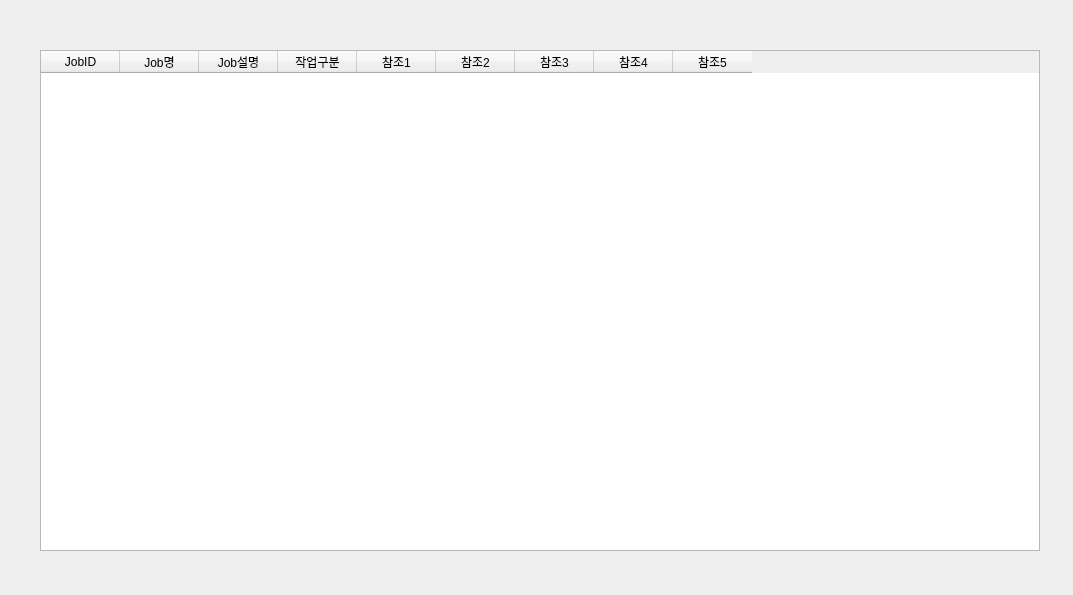
<?xml version="1.0" encoding="UTF-8"?>
<ui version="4.0">
 <class>Form</class>
 <widget class="QWidget" name="Form">
  <property name="geometry">
   <rect>
    <x>0</x>
    <y>0</y>
    <width>1073</width>
    <height>595</height>
   </rect>
  </property>
  <property name="windowTitle">
   <string>Form</string>
  </property>
  <widget class="QTableWidget" name="twJob">
   <property name="geometry">
    <rect>
     <x>40</x>
     <y>50</y>
     <width>1000</width>
     <height>501</height>
    </rect>
   </property>
   <property name="minimumSize">
    <size>
     <width>0</width>
     <height>0</height>
    </size>
   </property>
   <property name="maximumSize">
    <size>
     <width>1000</width>
     <height>16777215</height>
    </size>
   </property>
   <attribute name="horizontalHeaderDefaultSectionSize">
    <number>79</number>
   </attribute>
   <column>
    <property name="text">
     <string>JobID</string>
    </property>
   </column>
   <column>
    <property name="text">
     <string>Job명</string>
    </property>
   </column>
   <column>
    <property name="text">
     <string>Job설명</string>
    </property>
   </column>
   <column>
    <property name="text">
     <string>작업구분</string>
    </property>
   </column>
   <column>
    <property name="text">
     <string>참조1</string>
    </property>
   </column>
   <column>
    <property name="text">
     <string>참조2</string>
    </property>
   </column>
   <column>
    <property name="text">
     <string>참조3</string>
    </property>
   </column>
   <column>
    <property name="text">
     <string>참조4</string>
    </property>
   </column>
   <column>
    <property name="text">
     <string>참조5</string>
    </property>
   </column>
  </widget>
 </widget>
 <resources/>
 <connections/>
</ui>
